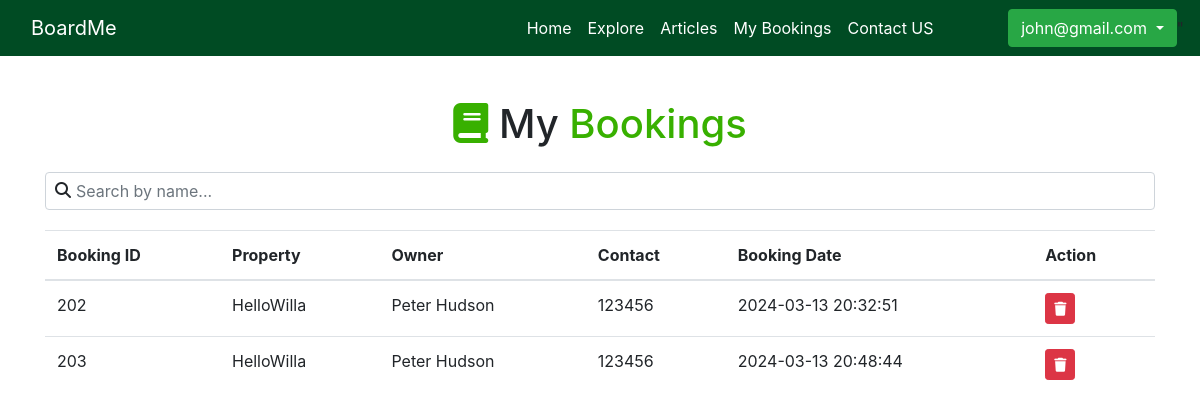
Page /pages/Student/MyBookings/myBookings.php (signed in) on the committed database.
### tables this page shows
CREATE TABLE `booking` (
  `BookingID` int(11) NOT NULL,
  `PropertyID` int(11) NOT NULL,
  `UserID` int(11) NOT NULL,
  `BookingDate` datetime NOT NULL DEFAULT current_timestamp()
);

CREATE TABLE `property` (
  `PropertyID` int(11) NOT NULL,
  `Title` varchar(255) NOT NULL,
  `Description` text NOT NULL,
  `BedCount` int(11) NOT NULL,
  `StdCount` int(11) NOT NULL,
  `Rent` varchar(255) NOT NULL,
  `Keymoney` varchar(255) NOT NULL,
  `Address` varchar(255) NOT NULL,
  `Coordinates` varchar(255) NOT NULL,
  `Status` varchar(30) NOT NULL,
  `OwnerID` int(11) NOT NULL
);

CREATE TABLE `user` (
  `UserID` int(11) NOT NULL,
  `Name` varchar(255) NOT NULL,
  `Address` varchar(255) NOT NULL,
  `NIC` varchar(20) NOT NULL,
  `ContactNo` varchar(20) NOT NULL,
  `Email` varchar(255) NOT NULL,
  `Password` varchar(255) NOT NULL,
  `RoleID` int(11) NOT NULL,
  `Added` datetime NOT NULL DEFAULT current_timestamp()
);

### data/fetchBooking.php (called while the page is built, shortened)
<?php
include_once __DIR__ . '/../helpers/dbConn.php';
function fetchStdBookingsByID($id){
    if (isset($_SESSION['loggedin']) && $_SESSION['role'] == "Student" ) {
        global $mysqli;
        $id = $mysqli->real_escape_string($id);
        $query = 'SELECT ' .
         'booking.BookingID, ' .
         'property.Title, ' .
         'owner.Name AS OwnerName, ' .
         'owner.ContactNo, ' .
         'booking.BookingDate ' .
         'FROM ' .
         'booking ' .
         'INNER JOIN ' .
         'property ON booking.PropertyID = property.PropertyID ' .
         'INNER JOIN ' .
         'user AS owner ON property.OwnerID = owner.UserID ' .
         'JOIN ' .
         'user AS booker ON booking.UserID = booker.UserID ' .
         'WHERE ' .
         'booking.UserID = ?;';
        $stmt = $mysqli->prepare($query);
        $stmt->bind_param("i", $id);
        $stmt->execute();
        $result = $stmt->get_result();
        $bookings = [];
        while($row = $result->fetch_assoc()) {
            $bookings[] = $row;
        }
        return $bookings;
    } else {
        header('Location: /explore');
        exit;
    }
}

### pages/Student/MyBookings/myBookings.php (the view, shortened to what this page needs)
<!DOCTYPE html>
<html lang="en">
<head>
    <link rel="stylesheet" href="../../components/navbar.css" />
    <link rel="stylesheet" href="https://cdn.jsdelivr.net/npm/bootstrap@4.0.0/dist/css/bootstrap.min.css">
    <link rel="stylesheet" href="https://cdnjs.cloudflare.com/ajax/libs/font-awesome/6.5.1/css/all.min.css">
</head>
<body>
<?php include_once './components/navbar.php'; ?>
    <div class="container">
        <h1 class="text-center main-title mt-4 mb-4"><i class="fa-solid fa-book" style="color: #38B000;"></i> My <span style="color: #38b000">Bookings</span></h1>
        <div class="row">
            <div class="col-md-12">
                <div class="search-box">
                    <i class="fa fa-search"></i>
                    <input type="text" class="form-control" id="searchInput" placeholder="Search by name..." onkeyup="searchName()">
                </div>
                <div class="table-responsive">
                    <table class="table align-middle" id="userTable">
                        <thead>
                            <tr>
                                <th scope="col">Booking ID</th>
                                <th scope="col">Property</th>
                                <th scope="col">Owner</th>
                                <th scope="col">Contact</th>
                                <th scope="col">Booking Date</th>
                                <th scope="col">Action</th>
                            </tr>
                        </thead>
                        <tbody>
                            <?php
                            include_once './data/fetchBooking.php';
                            $stdID = $_SESSION['user_id'];
                            $bookings = fetchStdBookingsByID($stdID);
                            foreach ($bookings as $booking) {
                                $bookingID = $booking['BookingID'];
                                $deletebtn = "<a href='/deleteBooking?id=$bookingID' class='btn btn-danger btn-sm text-white'><i class='fa-solid fa-trash'></i></a>";
                                echo "
                                <tr>
                                <td>" . htmlspecialchars($booking['BookingID']) . "</td>
                                <td>" . htmlspecialchars($booking['Title']) . "</td>
                                <td>" . htmlspecialchars($booking['OwnerName']) . "</td>
                                <td>" . htmlspecialchars($booking['ContactNo']) . "</td>
                                <td>" . htmlspecialchars($booking['BookingDate']) . "</td>
                                <td>" . $deletebtn . "</td>
                                </tr>
                                ";
                            }
                            ?>
                        </tbody>
                    </table>
                </div>
            </div>
        </div>
    </div>
</body>
</html>

### pages/Student/MyBookings/myBookings.php (style rules this page uses)
.container { padding-top: 20px; }
.table-responsive { margin: auto; }
.search-box { position: relative; margin-bottom: 20px; }
.search-box .fa-search { position: absolute; top: 10px; left: 10px; }
.search-box input { padding-left: 30px; }

### rows in the picture
booking: BookingID "202", PropertyID.Title "HelloWilla", user.Name "Peter Hudson", user.ContactNo "123456", BookingDate "2024-03-13 20:32:51"
booking: BookingID "203", PropertyID.Title "HelloWilla", user.Name "Peter Hudson", user.ContactNo "123456", BookingDate "2024-03-13 20:48:44"

### other values in the picture
$email "john@gmail.com"
